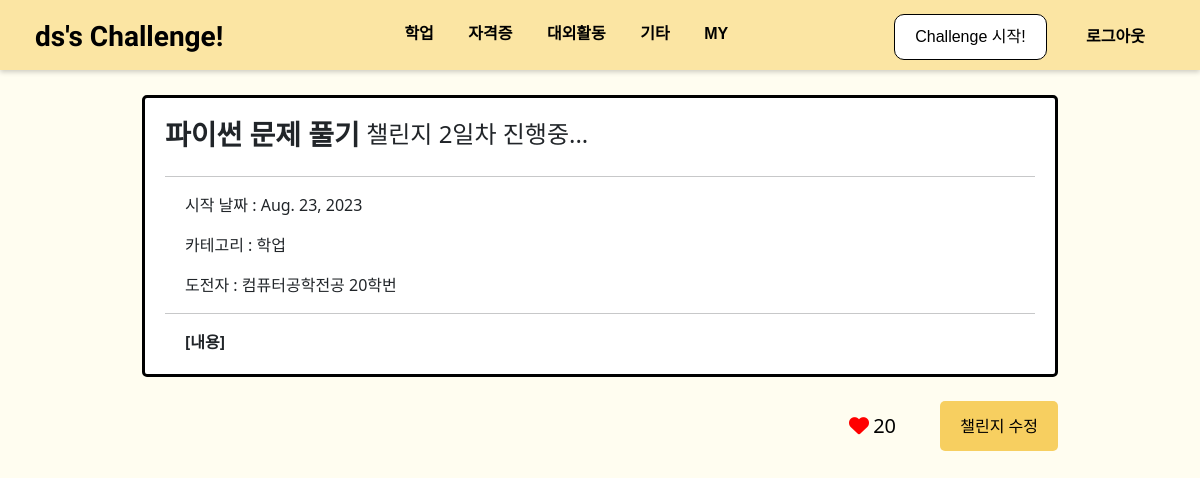
/board/77/ (signed in), run on the app's committed database.
### board/models.py (models this page shows, shortened)
class User(AbstractUser):
    number = models.ForeignKey(Number, on_delete=models.SET_NULL, null=True)
    college = models.ForeignKey(College, on_delete=models.SET_NULL, null=True)
    major = models.ForeignKey(Major, on_delete=models.SET_NULL, null=True, blank=True)

class Category(models.Model):
    name = models.CharField(max_length=20)
    slug = models.SlugField(max_length=50, unique=True, allow_unicode=True)
    def __str__(self):
        return self.name
    def get_absolute_url(self):
        return f'/board/{self.slug}'
    class Meta:
        verbose_name_plural = 'Categories'

class Challenge(models.Model):
    title = models.CharField(max_length=100)
    memo = MarkdownxField()
    start_date = models.DateField(auto_now_add=True)
    end_date = models.DateField(blank=True, null=True)
    user = models.ForeignKey(User, on_delete=models.CASCADE)
    STATUS_CHOICES = (("0", "진행중"), ("1", "성공"), ("2", "실패"))
    status = models.CharField(max_length=5, choices=STATUS_CHOICES, default=0)
    category = models.ForeignKey(Category, on_delete=models.SET_NULL, null=True)
    like_users = models.ManyToManyField(User, blank=True, related_name='like_challenge')
    def get_memo_markdown(self):
        return markdown(self.memo)
    def get_day(self):
        if (self.status=="0"):
            day = date.today()-self.start_date
        else:
            day = self.end_date-self.start_date
        return day.days + 1
    def get_user_name(self):
        if self.user.major:
            return f'{self.user.major} {self.user.number}'
        else:
            return f'{self.user.college} {self.user.number}'

class Major(models.Model):
    name = models.CharField(max_length=30)
    slug = models.SlugField(max_length=50, unique=True, allow_unicode=True)
    college = models.ForeignKey(College, on_delete=models.CASCADE)
    def __str__(self):
        return self.name

class Number(models.Model):
    number = models.CharField(max_length=20)
    def __str__(self):
        return self.number

### board/views.py (the view)
# urls.py: path('<int:pk>/', views.ChallengeDetail.as_view()),
class ChallengeDetail(LoginRequiredMixin, DetailView):
    model = Challenge
    def dispatch(self, request, *args, **kwargs):
        if request.user.is_authenticated:
            return super(ChallengeDetail, self).dispatch(request, *args, **kwargs)
        else:
            return HttpResponseRedirect(request.META.get('HTTP_REFERER'))
    def get_context_data(self, **kwargs):
        context = super(ChallengeDetail, self).get_context_data()
        context['categories'] = Category.objects.all()
        context['colleges'] = College.objects.all()
        context['majors'] = Major.objects.all()
        return context

### board/templates/board/challenge_detail.html (shortened to what this page needs)
{% extends 'board/base.html' %}
{% block main_area %}
<div class="col text-left" style="margin-left:100px; margin-right:100px">
<br>
<div style="background-color: #ffffff; padding: 20px;border: 3px solid black;border-radius: 5px;">
    <div style="display: flex; align-items: center;">
    <h3 style="font-weight:bold;">{{challenge.title}}</h3>
<h4>&nbsp;챌린지 {{challenge.get_day}}일차
        {% if challenge.status == "0" %}
            진행중...
        {% elif challenge.status == "1" %}
            성공!
        {% elif challenge.status == "2" %}
            실패
        {% endif %}
    </h4></div>
 <hr>
<div style="margin-left:20px; margin-right:20px">
        <p>시작 날짜 : {{challenge.start_date}}</p>
        <p>카테고리 : {{challenge.category}}</p>
        <p>도전자 : {{challenge.get_user_name}}</p>
    </div>
    <hr>
    {% if challenge.memo %}
    <b style="margin-left:20px; margin-right:20px;">[내용]</b>
    {% endif %}
</div>
<br>
<div style="display: flex; justify-content: flex-end;">
    <a id="like-button" href="like/" type="button" style="margin-left: 20px; margin-right: 20px; border-radius: 5px;padding: 10px 20px;background-color: #FFFDF0;text-decoration: none;color: black;">
        {% if request.user in challenge.like_users.all %}
            <i class="fa-solid fa-heart fg-danger" style="color:red;font-size: 20px;"></i>
        {% else %}
            <i class="fa-regular fa-heart" style="font-size: 20px;"></i>
        {% endif %}
        <span id="like-count" style="font-size: 20px;">{{ challenge.like_users.count }}</span>
     </a>
    {% if user.is_authenticated %}
        {% if user == challenge.user %}
            <button type="button" onclick="checkStatus()" style="background-color: #f7cf60; border: none; border-radius: 5px; padding: 10px 20px; cursor: pointer;">챌린지 수정</button>
        {% endif %}
    {% endif %}
</div>
</div>
{% endblock %}

### board/templates/board/menubar.html (shortened to what this page needs)
<div class="fixed-top" id="top-menu" style="background-color:#FBE5A3;">
    <div id="menubar-left">
        {% if user.is_authenticated %}
        <a class="navbar-brand" href="{% url 'user:main' %}"><b style="font-family: 'Racing Sans One', cursive; font-size: 28px;">{{user.username}}'s Challenge!</b></a>
        {% else %}
        <a class="navbar-brand" href="{% url 'user:main' %}"><b style="font-family: 'Racing Sans One', cursive; font-size: 28px;">Challenge!</b></a>
        {% endif %}
    </div>
    <div id="menubar-center">
        {% for c in categories %}
        <a href={{c.get_absolute_url}}>{{c}}</a>
        {% endfor %}
        <a href="#" onclick="checkMY()">MY</a>
    </div>
    <div id="menubar-right">
        <div class="button-container">
            <button class="start_button" type="button" onclick="checkStart()">Challenge 시작!</button>
        </div>
        {% if user.is_authenticated %}
        <a href="{% url 'user:logout' %}" class="top-login-button">로그아웃</a>
        {% else %}
        <a href="{% url 'user:login' %}" class="top-login-button">로그인</a>
        {% endif %}
    </div>
</div>
<div style="padding-top:71px"></div>

### board/static/board/css/topmenu.css (style rules this page uses)
#top-menu { font-family: Arial, sans-serif; margin: 0; padding: 0; background-color: #FBE5A3; color: black; font-weight: bold; display: flex; justify-content: space-between; padding: 10px 20px; box-shadow: 0px 2px 5px rgba(0, 0, 0, 0.2); }
#menubar-left { padding-top: 6px; font-size:22px; }
#menubar-center { padding-top: 12px; }
#top-menu a { text-decoration: none; margin: 0 15px; }
#top-menu a:link, a:visited { color: inherit; }
#menubar-right { padding-top: 4px; }
.button-container { display: inline-block; }
.start_button { background: white; color: black; border: 1px solid black; padding: 10px 20px; border-radius: 10px; cursor: pointer; }
.top-login-button { padding: 10px 20px; cursor: pointer; }

### board/templates/board/base.html (style rules this page uses)
body { background-color: #FFFDF0; }

### data on the page
User: username "ds"
Category: name "학업"
Category: name "자격증"
Category: name "대외활동"
Category: name "기타"
Challenge: title "파이썬 문제 풀기", get_day "2", start_date "Aug. 23, 2023", category "학업", get_user_name "컴퓨터공학전공 20학번", like_users.count "20"
